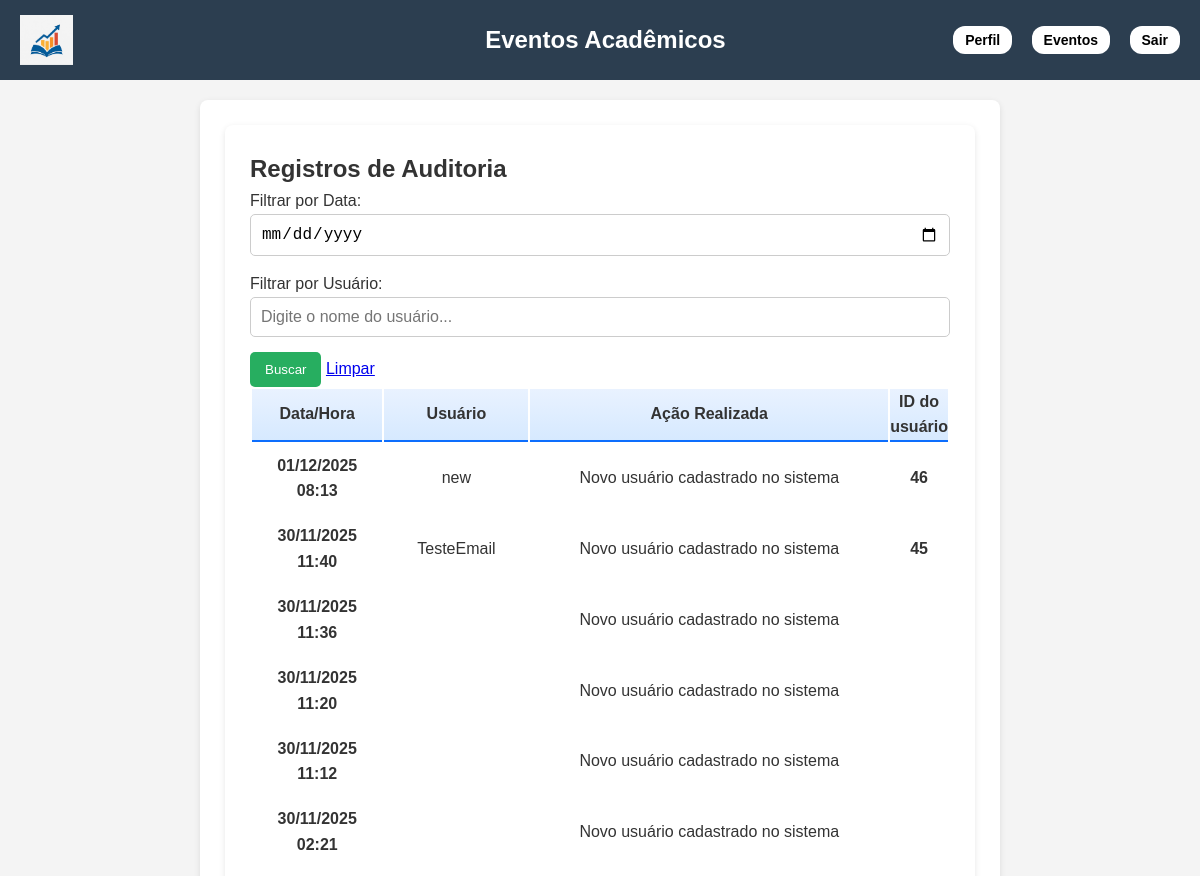
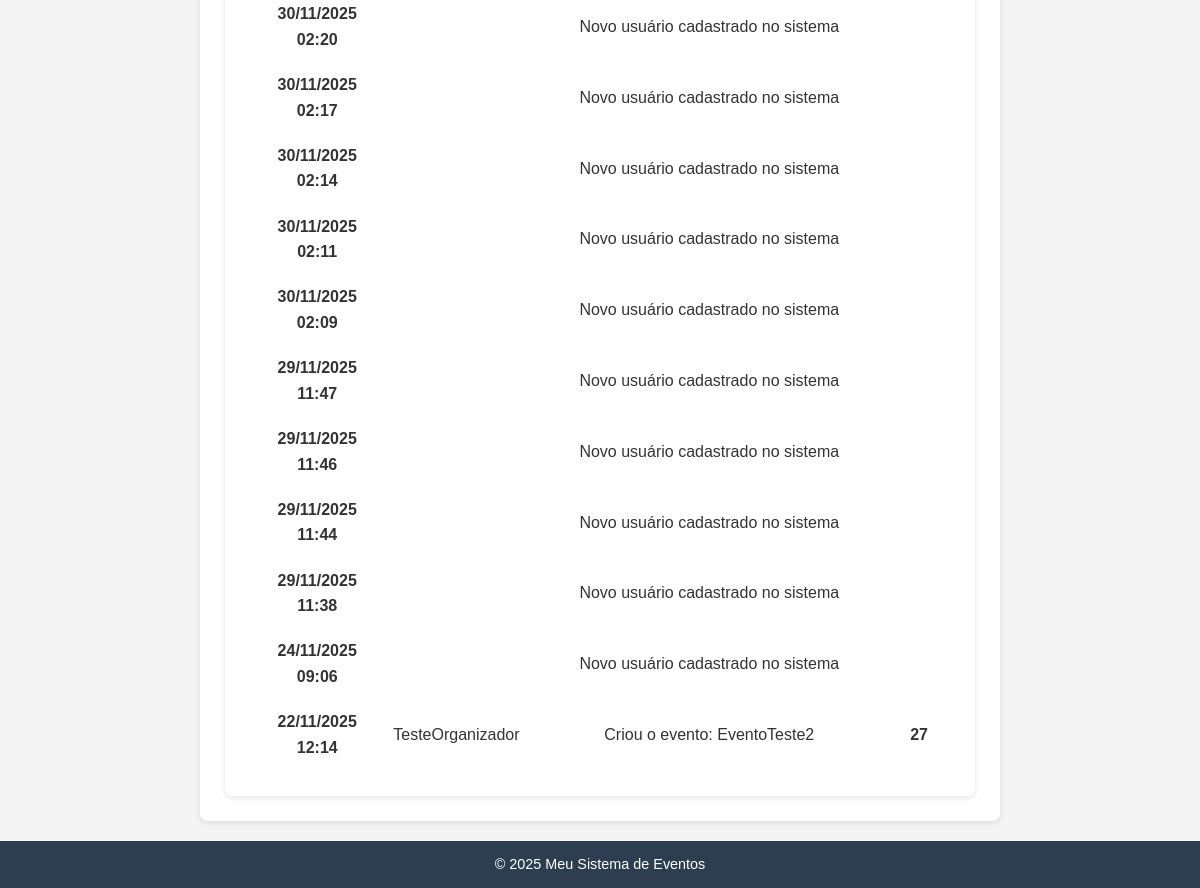
The app's page /api/auditoria/ (signed in) with its own data (2 pictures, top to bottom).
### eventos/models.py (models this page shows, shortened)
class RegistroAuditoria(models.Model):
    usuario = models.ForeignKey(User, on_delete=models.SET_NULL, null=True)
    acao = models.CharField(max_length=255)
    data_hora = models.DateTimeField(auto_now_add=True)
    class Meta:
        ordering = ['-data_hora']

### eventos/views.py (the view)
# urls.py: path('auditoria/', views.AuditoriaListView.as_view(), name='auditoria_list'),
class AuditoriaListView(LoginRequiredMixin, UserPassesTestMixin, ListView):
    model = RegistroAuditoria
    template_name = 'auditoria_list.html'
    context_object_name = 'registros'
    paginate_by = 20
    def test_func(self):
        perfil = getattr(self.request.user, 'profile', None)
        return perfil and perfil.tipo == 'organizador'
    def get_queryset(self):
        qs = RegistroAuditoria.objects.all().order_by('-data_hora')
        data_busca = self.request.GET.get('data_busca')
        usuario_busca = self.request.GET.get('usuario_busca')
        if data_busca:
            try:
                data_obj = datetime.strptime(data_busca, '%Y-%m-%d').date()
                qs = qs.filter(data_hora__date=data_obj)
            except ValueError:
                pass # Se a data for inválida, ignora
        if usuario_busca:
            qs = qs.filter(usuario__username__icontains=usuario_busca)
        return qs
    def get_context_data(self, **kwargs):
        context = super().get_context_data(**kwargs)
        context['data_busca'] = self.request.GET.get('data_busca', '')
        context['usuario_busca'] = self.request.GET.get('usuario_busca', '')
        return context

### eventos/context_processors.py (called while the page is built)
def perfil_context(request):
    if request.user.is_authenticated:
        return {'perfil': getattr(request.user, 'perfil', None)}
    return {}

### eventos/templates/auditoria_list.html (shortened to what this page needs)
{% extends 'base.html' %}
{% block content %}
<div class="container mt-5">
    <div class="mb-4">
        <h2 class="fw-bold text-primary mb-3">Registros de Auditoria</h2>
        <div class="card p-4 shadow-sm border-0 bg-light">
            <form method="get" class="row g-3 align-items-end">
                <div class="col-md-4">
                    <label for="data_busca" class="form-label fw-bold text-secondary">Filtrar por Data:</label>
                    <input type="date" class="form-control" id="data_busca" name="data_busca"
                           value="{{ data_busca }}">
                </div>
                <div class="col-md-4">
                    <label for="usuario_busca" class="form-label fw-bold text-secondary">Filtrar por Usuário:</label>
                    <input type="text" class="form-control" id="usuario_busca" name="usuario_busca"
                           placeholder="Digite o nome do usuário..." value="{{ usuario_busca }}">
                </div>
                <div class="col-md-4 d-flex gap-2">
                    <button type="submit" class="btn btn-primary w-100 fw-bold">
                        Buscar
                    </button>
                    <a href="{% url 'auditoria_list' %}" class="btn btn-outline-secondary w-50">
                        Limpar
                    </a>
                </div>
            </form>
        </div>
        </div>
    <div class="table-responsive mt-4">
        <table class="table table-bordered table-striped align-middle shadow-sm">
            <thead class="table-primary text-center">
                <tr>
                    <th scope="col" class="px-3 py-2" style="width: 20%;">Data/Hora</th>
                    <th scope="col" class="px-3 py-2" style="width: 20%;">Usuário</th>
                    <th scope="col" class="px-3 py-2" style="width: 60%;">Ação Realizada</th>
                    <th scope="col" class="px-3 py-2" style="width: 60%;">ID do usuário</th>
                </tr>
            </thead>
            <tbody>
                {% for registro in registros %}
                <tr>
                    <td class="text-center"><strong>{{ registro.data_hora|date:"d/m/Y H:i" }}</strong></td>
                    <td class="fw-semibold text-dark">{{ registro.usuario.username }}</td>
                    <td class="text-muted">{{ registro.acao }}</td>
                    <td class="fw-semibold text-dark"><strong>{{ registro.usuario.id}}</strong></td>
                </tr>
                {% empty %}
                <tr>
                    <td colspan="3" class="text-center text-muted py-3">
                        Nenhum registro encontrado com os filtros selecionados.
                    </td>
                </tr>
                {% endfor %}
            </tbody>
        </table>
    </div>
</div>
{% endblock %}

### eventos/templates/base.html (style rules this page uses)
* { margin: 0; padding: 0; box-sizing: border-box; }
body { font-family: Arial, sans-serif; background-color: #f4f4f4; color: #333; line-height: 1.6; }
.container { max-width: 800px; margin: auto; background: #fff; padding: 25px; border-radius: 8px; box-shadow: 0 2px 6px rgba(0,0,0,0.1); }
button { padding: 10px 15px; border: none; border-radius: 5px; background-color: #27ae60; color: white; cursor: pointer; transition: background 0.3s ease; }
input, select { padding: 10px; width: 100%; margin-bottom: 15px; border-radius: 5px; border: 1px solid #ccc; font-size: 1rem; }

### eventos/templates/auditoria_list.html (style rules this page uses)
table th { background: linear-gradient(180deg, #e9f2ff, #d6e9ff); font-weight: 600; border-bottom: 2px solid #0d6efd !important; text-align: center; }
table td { vertical-align: middle; padding: 0.55rem; text-align: center; }

### records on screen
RegistroAuditoria: data_hora "01/12/2025 08:13", usuario.username "new", acao "Novo usuário cadastrado no sistema", usuario.id "46"
RegistroAuditoria: data_hora "30/11/2025 11:40", usuario.username "TesteEmail", acao "Novo usuário cadastrado no sistema", usuario.id "45"
RegistroAuditoria: data_hora "30/11/2025 11:36", acao "Novo usuário cadastrado no sistema"
RegistroAuditoria: data_hora "30/11/2025 11:20", acao "Novo usuário cadastrado no sistema"
RegistroAuditoria: data_hora "30/11/2025 11:12", acao "Novo usuário cadastrado no sistema"
RegistroAuditoria: data_hora "30/11/2025 02:21", acao "Novo usuário cadastrado no sistema"
RegistroAuditoria: data_hora "30/11/2025 02:20", acao "Novo usuário cadastrado no sistema"
RegistroAuditoria: data_hora "30/11/2025 02:17", acao "Novo usuário cadastrado no sistema"
RegistroAuditoria: data_hora "30/11/2025 02:14", acao "Novo usuário cadastrado no sistema"
RegistroAuditoria: data_hora "30/11/2025 02:11", acao "Novo usuário cadastrado no sistema"
RegistroAuditoria: data_hora "30/11/2025 02:09", acao "Novo usuário cadastrado no sistema"
RegistroAuditoria: data_hora "29/11/2025 11:47", acao "Novo usuário cadastrado no sistema"
RegistroAuditoria: data_hora "29/11/2025 11:46", acao "Novo usuário cadastrado no sistema"
RegistroAuditoria: data_hora "29/11/2025 11:44", acao "Novo usuário cadastrado no sistema"
RegistroAuditoria: data_hora "29/11/2025 11:38", acao "Novo usuário cadastrado no sistema"
RegistroAuditoria: data_hora "24/11/2025 09:06", acao "Novo usuário cadastrado no sistema"
RegistroAuditoria: data_hora "22/11/2025 12:14", usuario.username "TesteOrganizador", acao "Criou o evento: EventoTeste2", usuario.id "27"
